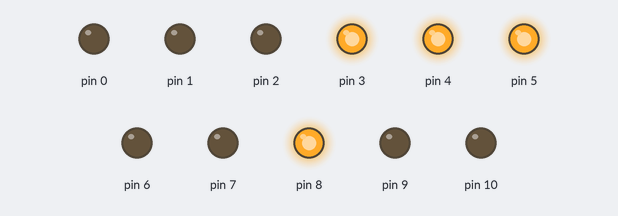
Recording of a sketch running on a simulated Arduino Uno, built with avr-gcc and run on an emulated ATmega328P. Shown: output pins drawn as LEDs (lit = HIGH).

Above: at 0.12 s.
At 0.87 s:
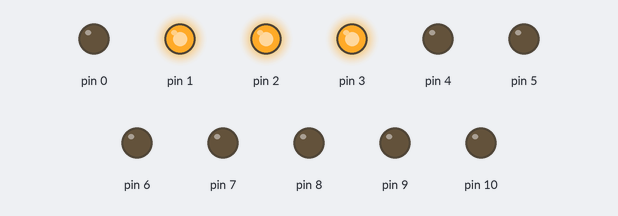
At 1.87 s:
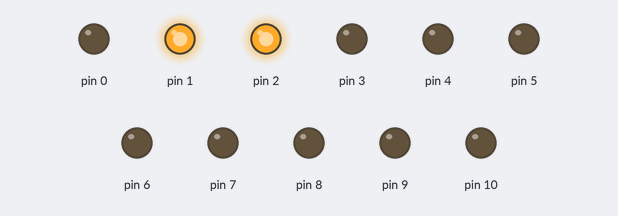
At 3.87 s:
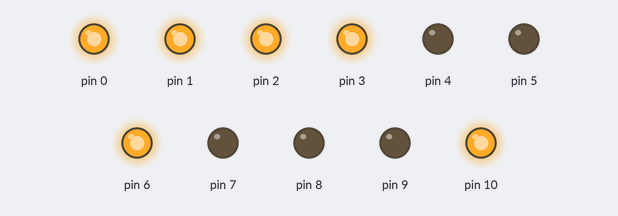
At 5.62 s:
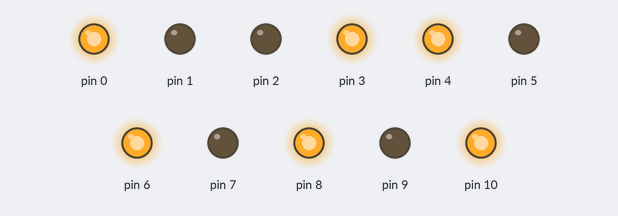
At 7.62 s:
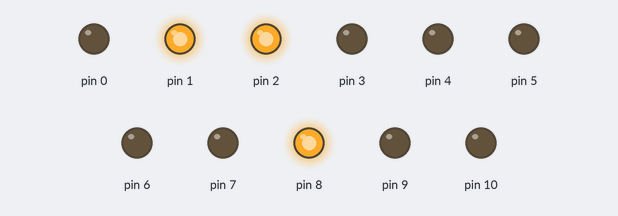
Timing chart, 0 to 7.9 s (numbered marks = the images above):
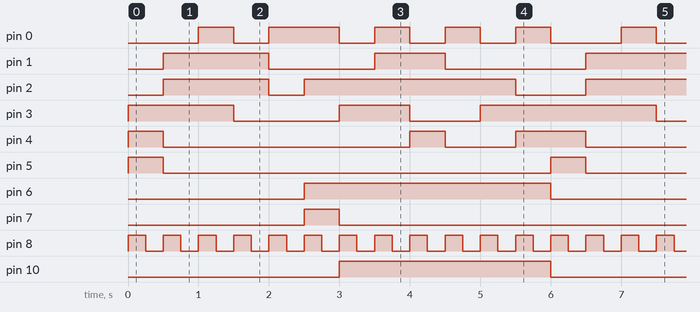

The sketch:

lcdwithoutlib.ino
```cpp
int commandvalues[]={0x38,0x0E,0x0F,0x06,0x01,0xc5};
int displaymessage[]={'L','O','V','E','L','Y'};
void command(unsigned int x)
{
  PORTD=commandvalues[x];
  digitalWrite(10,LOW);
  digitalWrite(9,LOW);
  digitalWrite(8,HIGH);
  delay(250);
  digitalWrite(8,LOW);
}
void lcddata1(unsigned int y)
{
  PORTD=displaymessage[y];
  digitalWrite(10,HIGH);
  digitalWrite(9,LOW);
  digitalWrite(8,HIGH);
  delay(250);
  digitalWrite(8,LOW);
}
void setup() {
  DDRD=0xFF;
  pinMode(10,OUTPUT);
  pinMode(9,OUTPUT);
  pinMode(8,OUTPUT);
  // put your setup code here, to run once:
}

void loop() {
  // put your main code here, to run repeatedly:
for(int x=0;x<=5;x++)
{
  command(x);
  delay(250);
}
for(int y=0;y<=5;y++)
{
  lcddata1(y);
  delay(250);
}
}
```

Measured:
- by itself, pin 0: repeats every 6.0 s: LOW 0.50 s, HIGH 1.0 s, 3 × (LOW 0.50 s, HIGH 0.50 s), LOW 1.0 s, HIGH 0.50 s
- by itself, pin 1: repeats every 6.0 s: LOW 1.5 s, HIGH 1.0 s, LOW 2.0 s, HIGH 1.5 s
- by itself, pin 2: repeats every 6.0 s: LOW 0.50 s, HIGH 3.0 s, LOW 1.0 s, HIGH 1.5 s
- by itself, pin 3: repeats every 6.0 s: LOW 1.5 s, HIGH 1.0 s, LOW 1.0 s, HIGH 2.5 s
- by itself, pin 4: repeats every 6.0 s: LOW 3.5 s, HIGH 0.50 s, LOW 1.0 s, HIGH 1.0 s
- by itself, pin 5, pin 7: alternates HIGH for 0.50 s and LOW for 5.5 s
- by itself, pin 6: alternates HIGH for 3.5 s and LOW for 2.5 s
- by itself, pin 8: alternates HIGH for 0.25 s and LOW for 0.25 s
